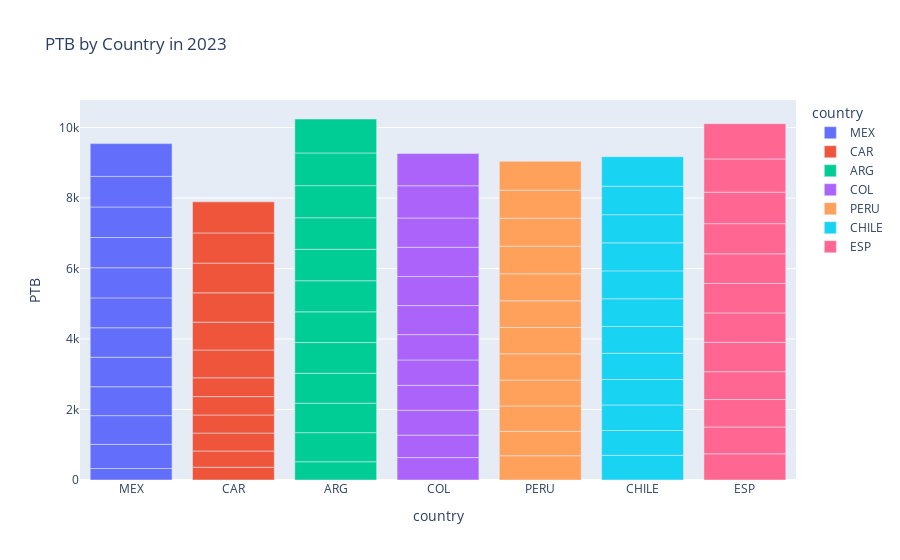

The notebook cell saved with this chart:
### Code cell
filtered_year = fms[fms["year"] == "2023"]
filtered_year = filtered_year.sort_values(by="PTB")
px.bar(filtered_year, x="country", y="PTB", title="PTB by Country in 2023", color="country")

### Figure 1 — Plotly figure (JSON) as saved in the notebook; plotly's stock layout.template omitted (floating-point values rounded to 4 significant figures)
{"data": [{"alignmentgroup": "True", "hovertemplate": "country=%{x}<br>PTB=%{y}<extra></extra>", "legendgroup": "MEX", "marker": {"color": "#636efa", "pattern": {"shape": ""}}, "name": "MEX", "offsetgroup": "MEX", "orientation": "v", "showlegend": true, "textposition": "auto", "type": "bar", "x": ["MEX", "MEX", "MEX", "MEX", "MEX", "MEX", "MEX", "MEX", "MEX", "MEX", "MEX", "MEX"], "xaxis": "x", "y": [325.5, 687, 814, 819, 837, 837.5, 847.5, 855.5, 857, 866.5, 868.5, 929.5], "yaxis": "y"}, {"alignmentgroup": "True", "hovertemplate": "country=%{x}<br>PTB=%{y}<extra></extra>", "legendgroup": "CAR", "marker": {"color": "#EF553B", "pattern": {"shape": ""}}, "name": "CAR", "offsetgroup": "CAR", "orientation": "v", "showlegend": true, "textposition": "auto", "type": "bar", "x": ["CAR", "CAR", "CAR", "CAR", "CAR", "CAR", "CAR", "CAR", "CAR", "CAR", "CAR", "CAR"], "xaxis": "x", "y": [362.5, 460, 508.5, 513.5, 521.5, 534, 789, 789.5, 832, 844, 856, 882.5], "yaxis": "y"}, {"alignmentgroup": "True", "hovertemplate": "country=%{x}<br>PTB=%{y}<extra></extra>", "legendgroup": "ARG", "marker": {"color": "#00cc96", "pattern": {"shape": ""}}, "name": "ARG", "offsetgroup": "ARG", "orientation": "v", "showlegend": true, "textposition": "auto", "type": "bar", "x": ["ARG", "ARG", "ARG", "ARG", "ARG", "ARG", "ARG", "ARG", "ARG", "ARG", "ARG", "ARG"], "xaxis": "x", "y": [517.5, 826, 837, 847, 872, 872, 882, 892, 895, 911.5, 927, 964], "yaxis": "y"}, {"alignmentgroup": "True", "hovertemplate": "country=%{x}<br>PTB=%{y}<extra></extra>", "legendgroup": "COL", "marker": {"color": "#ab63fa", "pattern": {"shape": ""}}, "name": "COL", "offsetgroup": "COL", "orientation": "v", "showlegend": true, "textposition": "auto", "type": "bar", "x": ["COL", "COL", "COL", "COL", "COL", "COL", "COL", "COL", "COL", "COL", "COL", "COL"], "xaxis": "x", "y": [636.5, 636.5, 706.5, 706.5, 719.5, 719.5, 824, 824, 830.5, 830.5, 914.5, 914.5], "yaxis": "y"}, {"alignmentgroup": "True", "hovertemplate": "country=%{x}<br>PTB=%{y}<extra></extra>", "legendgroup": "PERU", "marker": {"color": "#FFA15A", "pattern": {"shape": ""}}, "name": "PERU", "offsetgroup": "PERU", "orientation": "v", "showlegend": true, "textposition": "auto", "type": "bar", "x": ["PERU", "PERU", "PERU", "PERU", "PERU", "PERU", "PERU", "PERU", "PERU", "PERU", "PERU", "PERU"], "xaxis": "x", "y": [688.5, 693.5, 719, 735, 743.5, 749, 754, 770, 781, 794.5, 796.5, 820], "yaxis": "y"}, {"alignmentgroup": "True", "hovertemplate": "country=%{x}<br>PTB=%{y}<extra></extra>", "legendgroup": "CHILE", "marker": {"color": "#19d3f3", "pattern": {"shape": ""}}, "name": "CHILE", "offsetgroup": "CHILE", "orientation": "v", "showlegend": true, "textposition": "auto", "type": "bar", "x": ["CHILE", "CHILE", "CHILE", "CHILE", "CHILE", "CHILE", "CHILE", "CHILE", "CHILE", "CHILE", "CHILE", "CHILE"], "xaxis": "x", "y": [700.5, 704.5, 723.5, 723.5, 743.5, 761, 785.5, 791.5, 795, 799.5, 808, 836.5], "yaxis": "y"}, {"alignmentgroup": "True", "hovertemplate": "country=%{x}<br>PTB=%{y}<extra></extra>", "legendgroup": "ESP", "marker": {"color": "#FF6692", "pattern": {"shape": ""}}, "name": "ESP", "offsetgroup": "ESP", "orientation": "v", "showlegend": true, "textposition": "auto", "type": "bar", "x": ["ESP", "ESP", "ESP", "ESP", "ESP", "ESP", "ESP", "ESP", "ESP", "ESP", "ESP", "ESP"], "xaxis": "x", "y": [743.5, 760, 779.5, 790.5, 831.5, 836, 838, 839.5, 854.5, 894.5, 942, 1000], "yaxis": "y"}], "layout": {"barmode": "relative", "legend": {"title": {"text": "country"}, "tracegroupgap": 0}, "title": {"text": "PTB by Country in 2023"}, "xaxis": {"anchor": "y", "categoryarray": ["MEX", "CAR", "ARG", "COL", "PERU", "CHILE", "ESP"], "categoryorder": "array", "domain": [0, 1], "title": {"text": "country"}}, "yaxis": {"anchor": "x", "domain": [0, 1], "title": {"text": "PTB"}}}}
